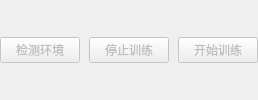
        <widget class="QWidget" name="trainingActions">
          <layout class="QHBoxLayout" name="trainingActionsLayout">
            <property name="leftMargin">
              <number>0</number>
            </property>
            <property name="topMargin">
              <number>0</number>
            </property>
            <property name="rightMargin">
              <number>0</number>
            </property>
            <property name="bottomMargin">
              <number>0</number>
            </property>
            <property name="spacing">
              <number>9</number>
            </property>
            <item>
              <widget class="QPushButton" name="trainingDetectButton">
                <property name="text">
                  <string>检测环境</string>
                </property>
                <property name="enabled">
                  <bool>false</bool>
                </property>
                <property name="toolTip">
                  <string>功能正在开发中，当前仅展示界面</string>
                </property>
              </widget>
            </item>
            <item>
              <widget class="QPushButton" name="trainingStopButton">
                <property name="text">
                  <string>停止训练</string>
                </property>
                <property name="enabled">
                  <bool>false</bool>
                </property>
                <property name="toolTip">
                  <string>功能正在开发中，当前仅展示界面</string>
                </property>
              </widget>
            </item>
            <item>
              <widget class="QPushButton" name="trainingStartButton">
                <property name="text">
                  <string>开始训练</string>
                </property>
                <property name="enabled">
                  <bool>false</bool>
                </property>
                <property name="toolTip">
                  <string>功能正在开发中，当前仅展示界面</string>
                </property>
                <property name="accent" stdset="0">
                  <string>pink</string>
                </property>
              </widget>
            </item>
          </layout>
        </widget>
